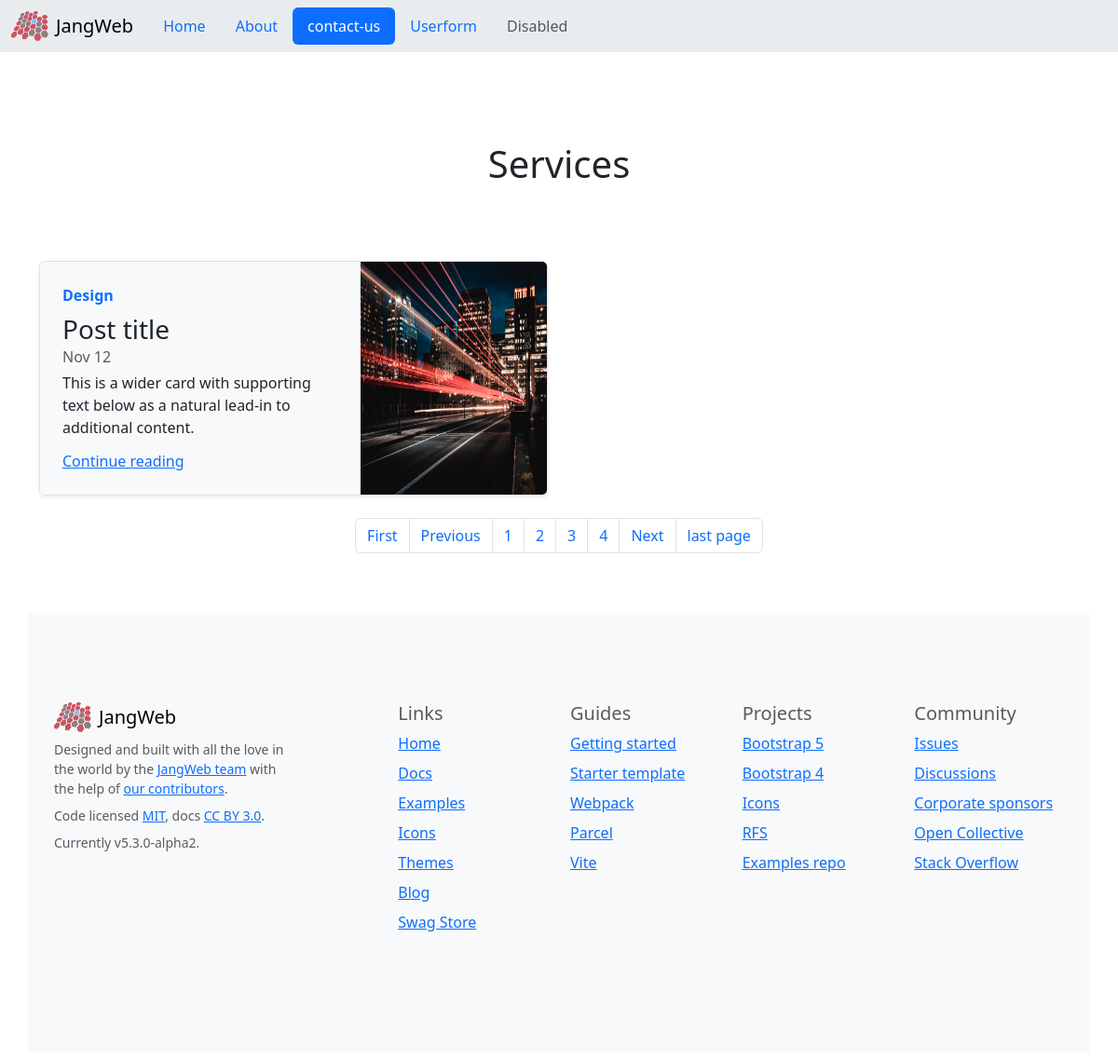
The page /contact-us/?page=2 on the database its author committed.
### services/models.py (models this page shows)
class services(models.Model):
    services_pic=models.CharField(max_length=50)
    servicew_title=models.CharField(max_length=50)
    services_des=models.TextField()
    services_links=models.CharField(max_length=100)
    services_mini_title=models.CharField(max_length=50)

### JangWeb/views.py (the view)
# urls.py: path('contact-us/',views.contactUs,name="contact-us"),
def contactUs(request):
    servicesData=services.objects.all()
    pagi=Paginator(servicesData,1)
    page_num=request.GET.get('page')
    final_data=pagi.get_page(page_num)
    last_page=final_data.paginator.num_pages
    data={
        'servicesData':final_data,
        'last_page':last_page,
        'total_page_list':[L+1 for L in range(last_page)],
    }
    return render(request,"contact-us.html",data)

### templates/contact-us.html (shortened to what this page needs)
{% extends 'base.html' %}
{% block content %}
    <div class=container >
      <div class="title text-center py-4 py-md-5 mt-5">
        <h1 class="mb-10">Services</h1>
      </div>
    <div class="row mb-2 mt-4">
      {% for n in servicesData%}
      <div class="col-md-6">
        <div class="row g-0 border rounded overflow-hidden flex-md-row mb-4 shadow-sm h-md-250 position-relative">
          <div class="col p-4 d-flex flex-column position-static bg-light">
            <strong class="d-inline-block mb-2 text-primary">{{n.services_mini_title}}</strong>
            <h3 class="mb-0">{{n.servicew_title}}</h3>
            <div class="mb-1 text-body-secondary">Nov 12</div>
            <p class="card-text mb-auto">{{n.services_des | safe}}</p>
            <a href="#" class="stretched-link">Continue reading</a>
          </div>
          <div class="col-auto d-none d-lg-block">
            <img src="{{n.services_pic}}" class="bd-placeholder-img" width="200" height="250" />
          </div>
        </div>
      </div>
      {% endfor %}
  <nav aria-label="Page navigation example">
    <ul class="pagination justify-content-center">
      {% if servicesData.has_previous %}
      <li class="page-item">
        <a class="page-link" href="/contact-us/?page=1">First</a>
      </li>
      <li class="page-item">
        <a class="page-link" href="/contact-us/?page={{servicesData.previous_page_number}}">Previous</a>
      </li>
      {% endif %}
      {% for L in total_page_list %}
      <li class="page-item"><a class="page-link" href="/contact-us/?page={{L}}">{{L}}</a></li>
      {% endfor %}
      {% if servicesData.has_next %}
      <li class="page-item">
        <a class="page-link" href="/contact-us/?page={{servicesData.next_page_number}}">Next</a>
      </li>
      <li class="page-item">
        <a class="page-link" href="/contact-us/?page={{last_page}}">last page</a>
      </li>
      {% endif %}
    </ul>
  </nav>
{% endblock %}

### rows shown on the page
services: services_mini_title "Design", servicew_title "Post title", services_des "This is a wider card with supporting text below as a natural lead-in to additional content.", services_pic (picture)

### other values the page prints
{{ L }} "1" "2" "3" "4"
